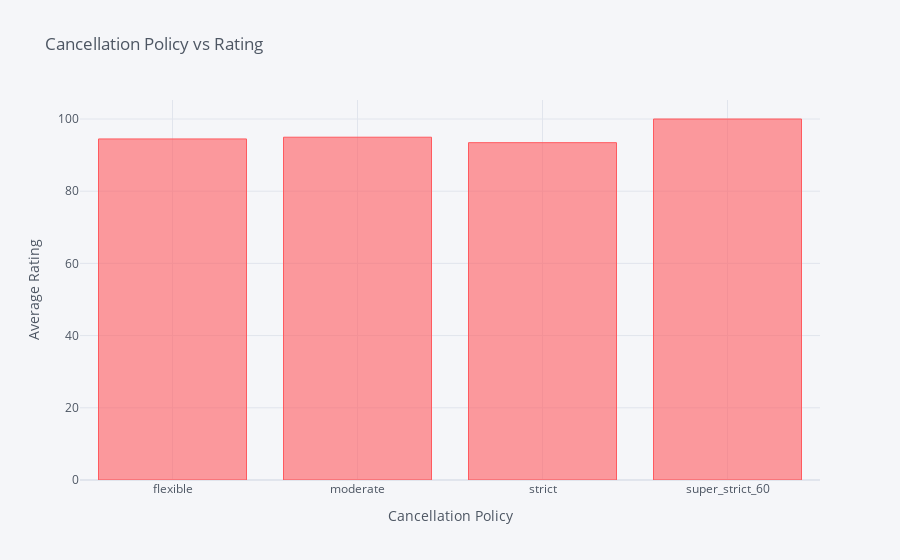

Here is the notebook cell this chart was saved with:
### Code cell
#Plotting Average Rating as per the type of cancellation policies host has implemented
df.groupby('Cancellation Policy').mean()['Review Scores Rating'].iplot(title='Cancellation Policy vs Rating',xTitle ='Cancellation Policy',yTitle='Average Rating',kind='bar',color='#FF5A5F')

### Figure 1 — Plotly figure (JSON) as saved in the notebook; plotly's stock layout.template omitted (floating-point values rounded to 4 significant figures)
{"data": [{"marker": {"color": "rgba(255, 90, 95, 0.6)", "line": {"color": "rgba(255, 90, 95, 1.0)", "width": 1}}, "name": "Review Scores Rating", "orientation": "v", "text": "", "type": "bar", "x": ["flexible", "moderate", "strict", "super_strict_60"], "y": [94.47, 94.95, 93.44, 100]}], "layout": {"legend": {"bgcolor": "#F5F6F9", "font": {"color": "#4D5663"}}, "paper_bgcolor": "#F5F6F9", "plot_bgcolor": "#F5F6F9", "title": {"font": {"color": "#4D5663"}, "text": "Cancellation Policy vs Rating"}, "xaxis": {"gridcolor": "#E1E5ED", "showgrid": true, "tickfont": {"color": "#4D5663"}, "title": {"font": {"color": "#4D5663"}, "text": "Cancellation Policy"}, "zerolinecolor": "#E1E5ED"}, "yaxis": {"gridcolor": "#E1E5ED", "showgrid": true, "tickfont": {"color": "#4D5663"}, "title": {"font": {"color": "#4D5663"}, "text": "Average Rating"}, "zerolinecolor": "#E1E5ED"}}}
